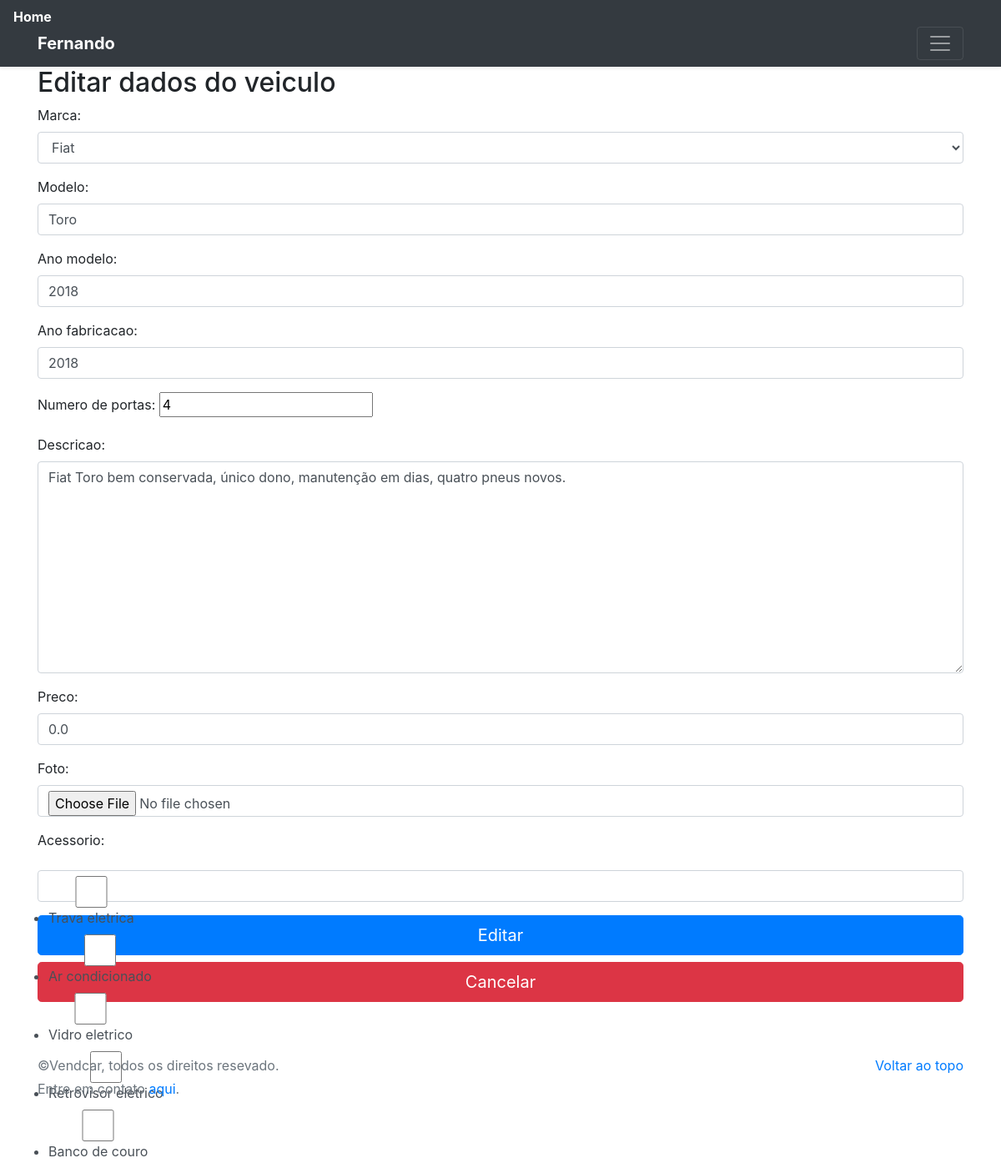
The app's page /editar/5 (signed in), older data.
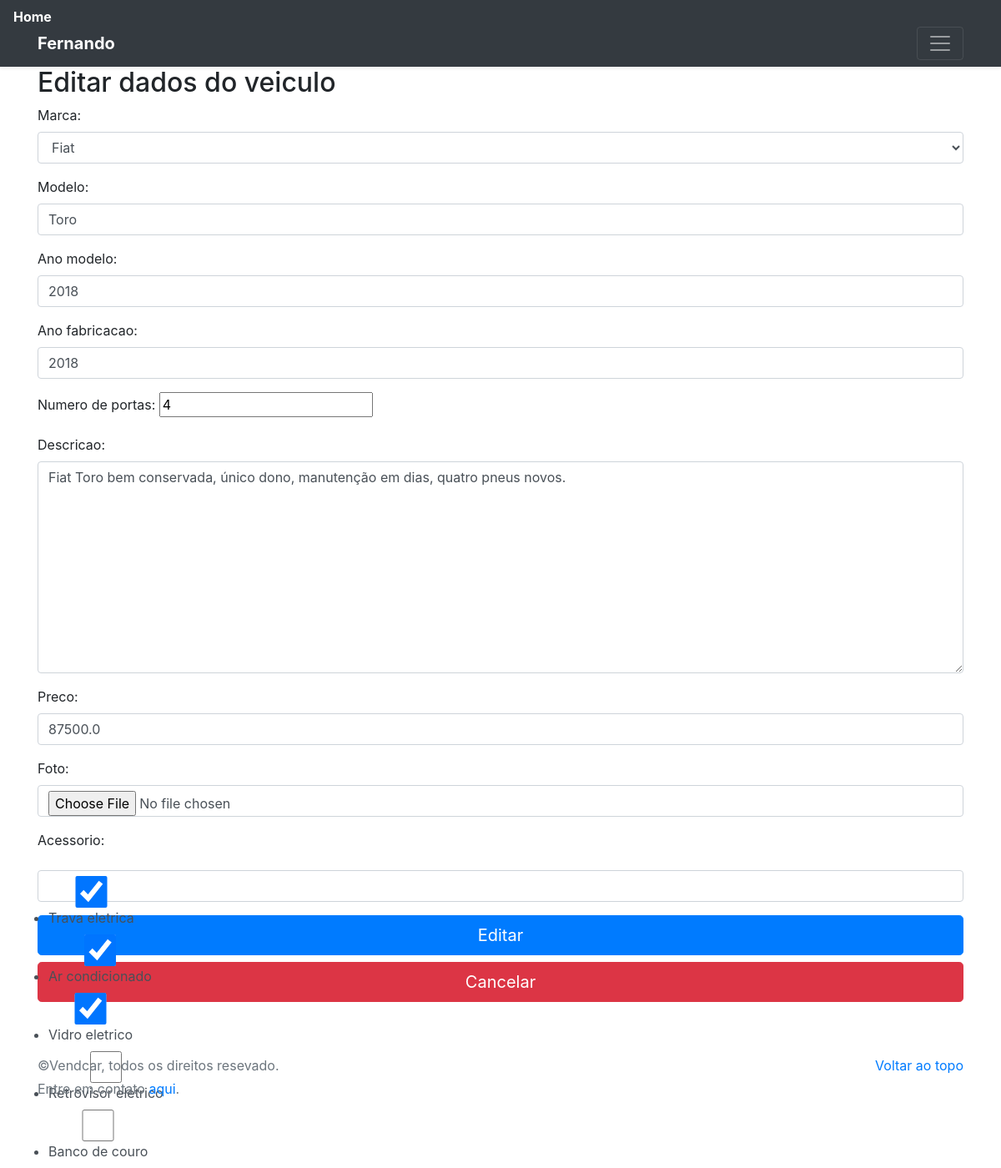
The same page, newer data.
### store/models.py (models this page shows, shortened)
class Carro(models.Model):
	marca = models.ForeignKey(Marca, on_delete = models.CASCADE, related_name='carros')
	user = models.ForeignKey(User, on_delete = models.CASCADE, related_name='meus_carros')
	modelo = models.CharField(max_length=100)
	ano_modelo = models.CharField(max_length=4)
	ano_fabricacao = models.CharField(max_length=4)
	numero_de_portas = models.IntegerField(default=2)
	descricao = models.TextField(null=True, blank=True)
	preco = models.FloatField(default=0)
	data_do_anuncio = models.DateTimeField(auto_now_add=True, null=True, blank=True)
	foto = models.ImageField(null=True, blank=True, upload_to = 'media/')
	acessorio = models.ManyToManyField(Acessorio,blank=True)

### store/views.py (the view)
# urls.py: path('editar/<int:carro_id>',views.editar, name='editar'),
@login_required(login_url='login')
def editar(request, carro_id):
	carro = Carro.objects.get(id=carro_id)
	if request.method == 'POST':
		form = CarroModelForm(request.POST, instance=carro)
		if form.is_valid():
			form.save()
			return redirect('perfil')
		return render(request, 'store/update_car.html', {'form':form})
	else:
		form = CarroModelForm(instance=carro)
		return render(request, 'store/update_car.html', {'form':form})

### store/forms.py
class CarroModelForm(forms.ModelForm):
    class Meta:
        model = Carro
        exclude = ['user']
        widgets={
        	'marca':forms.Select(attrs={'class':'form-control'}),
            'modelo':forms.TextInput(attrs={'class':'form-control', 'maxlength':255}),
            'ano_modelo':forms.TextInput(attrs={'class':'form-control', 'maxlength':255}),
            'ano_fabricacao':forms.TextInput(attrs={'class':'form-control', 'maxlength':255}),
            'nume_portas':forms.NumberInput(attrs={'class':'form-control'}),
            'descricao':forms.Textarea(attrs={'class':'form-control'}),
            'foto':forms.FileInput(attrs={'class':'form-control'}),
            'preco':forms.NumberInput(attrs={'class':'form-control'}),
            'acessorio':forms.CheckboxSelectMultiple(attrs={'class':'checkbox form-control'}),
        }
        error_messages = {
	        'modelo':{
	        	'required':'Informe o modelo do veiculo!'
	        },
	        'ano_fabricacao':{
	        	'required':'Informe o ano de fabricação do veiculo!'
	        }
        }

### store/models.py (called while the page is built)
	def __str__(self):
		return self.nome

	def __str__(self):
		return self.nome

### store/templates/store/update_car.html (shortened to what this page needs)
{% extends "store/base.html" %}
{% block body %}
<h2>Editar dados do veiculo {{carro.modelo}}</h2>
<form class="form-group" method="POST" enctype="multipart/form-data">
	{{ form.as_p }}
	<tr><th></th>
		<td>
			<button class="btn btn-lg btn-primary btn-block" type="submit"> Editar</button>
			<a class="btn btn-lg btn-danger btn-block" href="{% url 'perfil' %}">Cancelar</a>
		</td>
	</tr>
</form>
{% endblock %}

Row changes from the older to the newer data that the page shows:
changed Carro "Fiat": preco "0.0" → "87500.0"
Text that changed along with them:
form field acessorio: "☐ ☐ ☐ ☐ ☐" → "☑ ☑ ☑ ☐ ☐"
